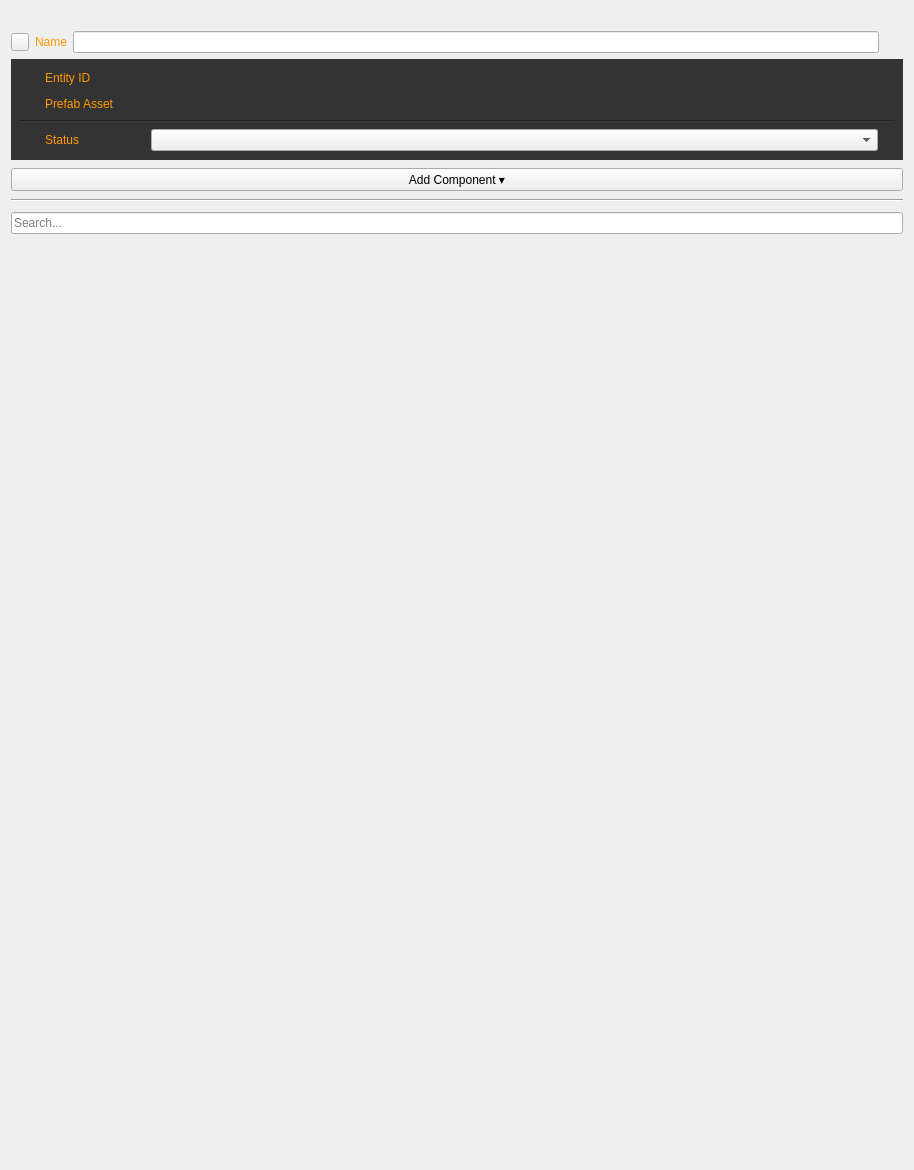
<?xml version="1.0" encoding="UTF-8"?>
<ui version="4.0">
 <class>EntityPropertyEditorUI</class>
 <widget class="QWidget" name="EntityPropertyEditorUI">
  <property name="enabled">
   <bool>true</bool>
  </property>
  <property name="geometry">
   <rect>
    <x>0</x>
    <y>0</y>
    <width>914</width>
    <height>1170</height>
   </rect>
  </property>
  <property name="sizePolicy">
   <sizepolicy hsizetype="Preferred" vsizetype="Expanding">
    <horstretch>0</horstretch>
    <verstretch>0</verstretch>
   </sizepolicy>
  </property>
  <property name="windowTitle">
   <string>Form</string>
  </property>
  <layout class="QVBoxLayout" name="verticalLayout_2">
   <item>
    <layout class="QVBoxLayout" name="verticalLayout">
     <item>
      <widget class="QLabel" name="m_entityDetailsLabel">
       <property name="text">
        <string/>
       </property>
       <property name="wordWrap">
        <bool>true</bool>
       </property>
       <property name="margin">
        <number>4</number>
       </property>
      </widget>
     </item>
     <item>
      <layout class="QGridLayout" name="gridLayout">
       <item row="0" column="0">
        <widget class="AzToolsFramework::IconButton" name="m_entityIcon">
         <property name="minimumSize">
          <size>
           <width>18</width>
           <height>18</height>
          </size>
         </property>
         <property name="maximumSize">
          <size>
           <width>18</width>
           <height>18</height>
          </size>
         </property>
         <property name="toolTip">
          <string>Change entity icon</string>
         </property>
         <property name="styleSheet">
          <string notr="true"/>
         </property>
         <property name="text">
          <string/>
         </property>
         <property name="iconSize">
          <size>
           <width>30</width>
           <height>30</height>
          </size>
         </property>
        </widget>
       </item>
       <item row="0" column="1" colspan="2">
        <layout class="QHBoxLayout" name="horizontalLayout_2" stretch="0,0,0">
         <item>
          <widget class="QLabel" name="m_entityNameLabel">
           <property name="palette">
            <palette>
             <active>
              <colorrole role="WindowText">
               <brush brushstyle="SolidPattern">
                <color alpha="255">
                 <red>255</red>
                 <green>153</green>
                 <blue>0</blue>
                </color>
               </brush>
              </colorrole>
             </active>
             <inactive>
              <colorrole role="WindowText">
               <brush brushstyle="SolidPattern">
                <color alpha="255">
                 <red>255</red>
                 <green>153</green>
                 <blue>0</blue>
                </color>
               </brush>
              </colorrole>
             </inactive>
             <disabled>
              <colorrole role="WindowText">
               <brush brushstyle="SolidPattern">
                <color alpha="255">
                 <red>120</red>
                 <green>120</green>
                 <blue>120</blue>
                </color>
               </brush>
              </colorrole>
             </disabled>
            </palette>
           </property>
           <property name="text">
            <string>Name</string>
           </property>
          </widget>
         </item>
         <item>
          <widget class="QLineEdit" name="m_entityNameEditor">
           <property name="readOnly">
            <bool>false</bool>
           </property>
          </widget>
         </item>
         <item>
          <widget class="QToolButton" name="m_pinButton">
           <property name="minimumSize">
            <size>
             <width>18</width>
             <height>18</height>
            </size>
           </property>
           <property name="maximumSize">
            <size>
             <width>18</width>
             <height>18</height>
            </size>
           </property>
           <property name="toolTip">
            <string>Open pinned inspector</string>
           </property>
           <property name="styleSheet">
            <string notr="true"/>
           </property>
           <property name="text">
            <string/>
           </property>
           <property name="icon">
            <iconset>
             <normaloff>:/PropertyEditor/Resources/pin_button.svg</normaloff>:/PropertyEditor/Resources/pin_button.svg</iconset>
           </property>
           <property name="iconSize">
            <size>
             <width>18</width>
             <height>18</height>
            </size>
           </property>
           <property name="autoRaise">
            <bool>true</bool>
           </property>
          </widget>
         </item>
        </layout>
       </item>
      </layout>
     </item>
     <item>
      <widget class="QWidget" name="m_darkBox" native="true">
       <property name="enabled">
        <bool>true</bool>
       </property>
       <property name="sizePolicy">
        <sizepolicy hsizetype="Preferred" vsizetype="Preferred">
         <horstretch>0</horstretch>
         <verstretch>0</verstretch>
        </sizepolicy>
       </property>
       <property name="minimumSize">
        <size>
         <width>0</width>
         <height>0</height>
        </size>
       </property>
       <property name="maximumSize">
        <size>
         <width>16777215</width>
         <height>16777215</height>
        </size>
       </property>
       <property name="styleSheet">
        <string notr="true">QWidget#m_darkBox { background-color:rgb(51, 51, 51) }</string>
       </property>
       <layout class="QVBoxLayout" name="verticalLayout_4">
        <item>
         <widget class="QWidget" name="m_entityIdWidget" native="true">
          <property name="sizePolicy">
           <sizepolicy hsizetype="Preferred" vsizetype="Preferred">
            <horstretch>0</horstretch>
            <verstretch>0</verstretch>
           </sizepolicy>
          </property>
          <property name="minimumSize">
           <size>
            <width>0</width>
            <height>0</height>
           </size>
          </property>
          <layout class="QHBoxLayout" name="horizontalLayout_5">
           <property name="leftMargin">
            <number>0</number>
           </property>
           <property name="topMargin">
            <number>0</number>
           </property>
           <property name="rightMargin">
            <number>0</number>
           </property>
           <property name="bottomMargin">
            <number>0</number>
           </property>
           <item>
            <spacer name="entityIdSpacer">
             <property name="orientation">
              <enum>Qt::Horizontal</enum>
             </property>
             <property name="sizeType">
              <enum>QSizePolicy::Fixed</enum>
             </property>
             <property name="sizeHint" stdset="0">
              <size>
               <width>25</width>
               <height>20</height>
              </size>
             </property>
            </spacer>
           </item>
           <item>
            <widget class="QLabel" name="m_entityIdLabel">
             <property name="sizePolicy">
              <sizepolicy hsizetype="Fixed" vsizetype="Preferred">
               <horstretch>0</horstretch>
               <verstretch>0</verstretch>
              </sizepolicy>
             </property>
             <property name="minimumSize">
              <size>
               <width>100</width>
               <height>0</height>
              </size>
             </property>
             <property name="maximumSize">
              <size>
               <width>16777215</width>
               <height>16777215</height>
              </size>
             </property>
             <property name="palette">
              <palette>
               <active>
                <colorrole role="WindowText">
                 <brush brushstyle="SolidPattern">
                  <color alpha="255">
                   <red>255</red>
                   <green>153</green>
                   <blue>0</blue>
                  </color>
                 </brush>
                </colorrole>
                <colorrole role="Button">
                 <brush brushstyle="SolidPattern">
                  <color alpha="255">
                   <red>51</red>
                   <green>51</green>
                   <blue>51</blue>
                  </color>
                 </brush>
                </colorrole>
                <colorrole role="Base">
                 <brush brushstyle="SolidPattern">
                  <color alpha="255">
                   <red>51</red>
                   <green>51</green>
                   <blue>51</blue>
                  </color>
                 </brush>
                </colorrole>
                <colorrole role="Window">
                 <brush brushstyle="SolidPattern">
                  <color alpha="255">
                   <red>51</red>
                   <green>51</green>
                   <blue>51</blue>
                  </color>
                 </brush>
                </colorrole>
               </active>
               <inactive>
                <colorrole role="WindowText">
                 <brush brushstyle="SolidPattern">
                  <color alpha="255">
                   <red>255</red>
                   <green>153</green>
                   <blue>0</blue>
                  </color>
                 </brush>
                </colorrole>
                <colorrole role="Button">
                 <brush brushstyle="SolidPattern">
                  <color alpha="255">
                   <red>51</red>
                   <green>51</green>
                   <blue>51</blue>
                  </color>
                 </brush>
                </colorrole>
                <colorrole role="Base">
                 <brush brushstyle="SolidPattern">
                  <color alpha="255">
                   <red>51</red>
                   <green>51</green>
                   <blue>51</blue>
                  </color>
                 </brush>
                </colorrole>
                <colorrole role="Window">
                 <brush brushstyle="SolidPattern">
                  <color alpha="255">
                   <red>51</red>
                   <green>51</green>
                   <blue>51</blue>
                  </color>
                 </brush>
                </colorrole>
               </inactive>
               <disabled>
                <colorrole role="WindowText">
                 <brush brushstyle="SolidPattern">
                  <color alpha="255">
                   <red>120</red>
                   <green>120</green>
                   <blue>120</blue>
                  </color>
                 </brush>
                </colorrole>
                <colorrole role="Button">
                 <brush brushstyle="SolidPattern">
                  <color alpha="255">
                   <red>51</red>
                   <green>51</green>
                   <blue>51</blue>
                  </color>
                 </brush>
                </colorrole>
                <colorrole role="Base">
                 <brush brushstyle="SolidPattern">
                  <color alpha="255">
                   <red>51</red>
                   <green>51</green>
                   <blue>51</blue>
                  </color>
                 </brush>
                </colorrole>
                <colorrole role="Window">
                 <brush brushstyle="SolidPattern">
                  <color alpha="255">
                   <red>51</red>
                   <green>51</green>
                   <blue>51</blue>
                  </color>
                 </brush>
                </colorrole>
               </disabled>
              </palette>
             </property>
             <property name="toolTip">
              <string>ID of entity selected.</string>
             </property>
             <property name="styleSheet">
              <string notr="true">background-color:rgb(51, 51, 51)</string>
             </property>
             <property name="text">
              <string>Entity ID</string>
             </property>
            </widget>
           </item>
           <item>
            <widget class="QLabel" name="m_entityIdText">
             <property name="sizePolicy">
              <sizepolicy hsizetype="Preferred" vsizetype="Preferred">
               <horstretch>1</horstretch>
               <verstretch>0</verstretch>
              </sizepolicy>
             </property>
             <property name="minimumSize">
              <size>
               <width>0</width>
               <height>0</height>
              </size>
             </property>
             <property name="maximumSize">
              <size>
               <width>16777215</width>
               <height>16777215</height>
              </size>
             </property>
             <property name="palette">
              <palette>
               <active>
                <colorrole role="WindowText">
                 <brush brushstyle="SolidPattern">
                  <color alpha="255">
                   <red>255</red>
                   <green>153</green>
                   <blue>0</blue>
                  </color>
                 </brush>
                </colorrole>
                <colorrole role="Button">
                 <brush brushstyle="SolidPattern">
                  <color alpha="255">
                   <red>51</red>
                   <green>51</green>
                   <blue>51</blue>
                  </color>
                 </brush>
                </colorrole>
                <colorrole role="Base">
                 <brush brushstyle="SolidPattern">
                  <color alpha="255">
                   <red>51</red>
                   <green>51</green>
                   <blue>51</blue>
                  </color>
                 </brush>
                </colorrole>
                <colorrole role="Window">
                 <brush brushstyle="SolidPattern">
                  <color alpha="255">
                   <red>51</red>
                   <green>51</green>
                   <blue>51</blue>
                  </color>
                 </brush>
                </colorrole>
               </active>
               <inactive>
                <colorrole role="WindowText">
                 <brush brushstyle="SolidPattern">
                  <color alpha="255">
                   <red>255</red>
                   <green>153</green>
                   <blue>0</blue>
                  </color>
                 </brush>
                </colorrole>
                <colorrole role="Button">
                 <brush brushstyle="SolidPattern">
                  <color alpha="255">
                   <red>51</red>
                   <green>51</green>
                   <blue>51</blue>
                  </color>
                 </brush>
                </colorrole>
                <colorrole role="Base">
                 <brush brushstyle="SolidPattern">
                  <color alpha="255">
                   <red>51</red>
                   <green>51</green>
                   <blue>51</blue>
                  </color>
                 </brush>
                </colorrole>
                <colorrole role="Window">
                 <brush brushstyle="SolidPattern">
                  <color alpha="255">
                   <red>51</red>
                   <green>51</green>
                   <blue>51</blue>
                  </color>
                 </brush>
                </colorrole>
               </inactive>
               <disabled>
                <colorrole role="WindowText">
                 <brush brushstyle="SolidPattern">
                  <color alpha="255">
                   <red>120</red>
                   <green>120</green>
                   <blue>120</blue>
                  </color>
                 </brush>
                </colorrole>
                <colorrole role="Button">
                 <brush brushstyle="SolidPattern">
                  <color alpha="255">
                   <red>51</red>
                   <green>51</green>
                   <blue>51</blue>
                  </color>
                 </brush>
                </colorrole>
                <colorrole role="Base">
                 <brush brushstyle="SolidPattern">
                  <color alpha="255">
                   <red>51</red>
                   <green>51</green>
                   <blue>51</blue>
                  </color>
                 </brush>
                </colorrole>
                <colorrole role="Window">
                 <brush brushstyle="SolidPattern">
                  <color alpha="255">
                   <red>51</red>
                   <green>51</green>
                   <blue>51</blue>
                  </color>
                 </brush>
                </colorrole>
               </disabled>
              </palette>
             </property>
             <property name="cursor">
              <cursorShape>IBeamCursor</cursorShape>
             </property>
             <property name="contextMenuPolicy">
              <enum>Qt::DefaultContextMenu</enum>
             </property>
             <property name="toolTip">
              <string/>
             </property>
             <property name="styleSheet">
              <string notr="true">background-color:rgb(51, 51, 51)</string>
             </property>
             <property name="text">
              <string/>
             </property>
             <property name="textInteractionFlags">
              <set>Qt::TextSelectableByMouse</set>
             </property>
            </widget>
           </item>
           <item>
            <spacer name="horizontalSpacer_9">
             <property name="orientation">
              <enum>Qt::Horizontal</enum>
             </property>
             <property name="sizeType">
              <enum>QSizePolicy::Fixed</enum>
             </property>
             <property name="sizeHint" stdset="0">
              <size>
               <width>16</width>
               <height>20</height>
              </size>
             </property>
            </spacer>
           </item>
          </layout>
         </widget>
        </item>
        <item>
         <widget class="QWidget" name="m_prefabContainerWidget" native="true">
          <property name="sizePolicy">
           <sizepolicy hsizetype="Preferred" vsizetype="Preferred">
            <horstretch>0</horstretch>
            <verstretch>0</verstretch>
           </sizepolicy>
          </property>
          <property name="minimumSize">
           <size>
            <width>0</width>
            <height>0</height>
           </size>
          </property>
          <layout class="QHBoxLayout" name="horizontalLayout_7">
           <property name="leftMargin">
            <number>0</number>
           </property>
           <property name="topMargin">
            <number>0</number>
           </property>
           <property name="rightMargin">
            <number>0</number>
           </property>
           <property name="bottomMargin">
            <number>0</number>
           </property>
           <item>
            <spacer name="entityIdSpacer_3">
             <property name="orientation">
              <enum>Qt::Horizontal</enum>
             </property>
             <property name="sizeType">
              <enum>QSizePolicy::Fixed</enum>
             </property>
             <property name="sizeHint" stdset="0">
              <size>
               <width>25</width>
               <height>20</height>
              </size>
             </property>
            </spacer>
           </item>
           <item>
            <widget class="QLabel" name="m_prefabContainerLabel">
             <property name="sizePolicy">
              <sizepolicy hsizetype="Fixed" vsizetype="Preferred">
               <horstretch>0</horstretch>
               <verstretch>0</verstretch>
              </sizepolicy>
             </property>
             <property name="minimumSize">
              <size>
               <width>100</width>
               <height>0</height>
              </size>
             </property>
             <property name="maximumSize">
              <size>
               <width>16777215</width>
               <height>16777215</height>
              </size>
             </property>
             <property name="palette">
              <palette>
               <active>
                <colorrole role="WindowText">
                 <brush brushstyle="SolidPattern">
                  <color alpha="255">
                   <red>255</red>
                   <green>153</green>
                   <blue>0</blue>
                  </color>
                 </brush>
                </colorrole>
                <colorrole role="Button">
                 <brush brushstyle="SolidPattern">
                  <color alpha="255">
                   <red>51</red>
                   <green>51</green>
                   <blue>51</blue>
                  </color>
                 </brush>
                </colorrole>
                <colorrole role="Base">
                 <brush brushstyle="SolidPattern">
                  <color alpha="255">
                   <red>51</red>
                   <green>51</green>
                   <blue>51</blue>
                  </color>
                 </brush>
                </colorrole>
                <colorrole role="Window">
                 <brush brushstyle="SolidPattern">
                  <color alpha="255">
                   <red>51</red>
                   <green>51</green>
                   <blue>51</blue>
                  </color>
                 </brush>
                </colorrole>
               </active>
               <inactive>
                <colorrole role="WindowText">
                 <brush brushstyle="SolidPattern">
                  <color alpha="255">
                   <red>255</red>
                   <green>153</green>
                   <blue>0</blue>
                  </color>
                 </brush>
                </colorrole>
                <colorrole role="Button">
                 <brush brushstyle="SolidPattern">
                  <color alpha="255">
                   <red>51</red>
                   <green>51</green>
                   <blue>51</blue>
                  </color>
                 </brush>
                </colorrole>
                <colorrole role="Base">
                 <brush brushstyle="SolidPattern">
                  <color alpha="255">
                   <red>51</red>
                   <green>51</green>
                   <blue>51</blue>
                  </color>
                 </brush>
                </colorrole>
                <colorrole role="Window">
                 <brush brushstyle="SolidPattern">
                  <color alpha="255">
                   <red>51</red>
                   <green>51</green>
                   <blue>51</blue>
                  </color>
                 </brush>
                </colorrole>
               </inactive>
               <disabled>
                <colorrole role="WindowText">
                 <brush brushstyle="SolidPattern">
                  <color alpha="255">
                   <red>120</red>
                   <green>120</green>
                   <blue>120</blue>
                  </color>
                 </brush>
                </colorrole>
                <colorrole role="Button">
                 <brush brushstyle="SolidPattern">
                  <color alpha="255">
                   <red>51</red>
                   <green>51</green>
                   <blue>51</blue>
                  </color>
                 </brush>
                </colorrole>
                <colorrole role="Base">
                 <brush brushstyle="SolidPattern">
                  <color alpha="255">
                   <red>51</red>
                   <green>51</green>
                   <blue>51</blue>
                  </color>
                 </brush>
                </colorrole>
                <colorrole role="Window">
                 <brush brushstyle="SolidPattern">
                  <color alpha="255">
                   <red>51</red>
                   <green>51</green>
                   <blue>51</blue>
                  </color>
                 </brush>
                </colorrole>
               </disabled>
              </palette>
             </property>
             <property name="toolTip">
              <string>Prefab Asset File Used for This Prefab</string>
             </property>
             <property name="styleSheet">
              <string notr="true">background-color:rgb(51, 51, 51)</string>
             </property>
             <property name="text">
              <string>Prefab Asset</string>
             </property>
            </widget>
           </item>
           <item>
            <widget class="AzQtComponents::ElidingLabel" name="m_prefabContainerText">
             <property name="sizePolicy">
              <sizepolicy hsizetype="Preferred" vsizetype="Preferred">
               <horstretch>1</horstretch>
               <verstretch>0</verstretch>
              </sizepolicy>
             </property>
             <property name="minimumSize">
              <size>
               <width>0</width>
               <height>0</height>
              </size>
             </property>
             <property name="maximumSize">
              <size>
               <width>16777215</width>
               <height>16777215</height>
              </size>
             </property>
             <property name="palette">
              <palette>
               <active>
                <colorrole role="WindowText">
                 <brush brushstyle="SolidPattern">
                  <color alpha="255">
                   <red>255</red>
                   <green>153</green>
                   <blue>0</blue>
                  </color>
                 </brush>
                </colorrole>
                <colorrole role="Button">
                 <brush brushstyle="SolidPattern">
                  <color alpha="255">
                   <red>51</red>
                   <green>51</green>
                   <blue>51</blue>
                  </color>
                 </brush>
                </colorrole>
                <colorrole role="Base">
                 <brush brushstyle="SolidPattern">
                  <color alpha="255">
                   <red>51</red>
                   <green>51</green>
                   <blue>51</blue>
                  </color>
                 </brush>
                </colorrole>
                <colorrole role="Window">
                 <brush brushstyle="SolidPattern">
                  <color alpha="255">
                   <red>51</red>
                   <green>51</green>
                   <blue>51</blue>
                  </color>
                 </brush>
                </colorrole>
               </active>
               <inactive>
                <colorrole role="WindowText">
                 <brush brushstyle="SolidPattern">
                  <color alpha="255">
                   <red>255</red>
                   <green>153</green>
                   <blue>0</blue>
                  </color>
                 </brush>
                </colorrole>
                <colorrole role="Button">
                 <brush brushstyle="SolidPattern">
                  <color alpha="255">
                   <red>51</red>
                   <green>51</green>
                   <blue>51</blue>
                  </color>
                 </brush>
                </colorrole>
                <colorrole role="Base">
                 <brush brushstyle="SolidPattern">
                  <color alpha="255">
                   <red>51</red>
                   <green>51</green>
                   <blue>51</blue>
                  </color>
                 </brush>
                </colorrole>
                <colorrole role="Window">
                 <brush brushstyle="SolidPattern">
                  <color alpha="255">
                   <red>51</red>
                   <green>51</green>
                   <blue>51</blue>
                  </color>
                 </brush>
                </colorrole>
               </inactive>
               <disabled>
                <colorrole role="WindowText">
                 <brush brushstyle="SolidPattern">
                  <color alpha="255">
                   <red>120</red>
                   <green>120</green>
                   <blue>120</blue>
                  </color>
                 </brush>
                </colorrole>
                <colorrole role="Button">
                 <brush brushstyle="SolidPattern">
                  <color alpha="255">
                   <red>51</red>
                   <green>51</green>
                   <blue>51</blue>
                  </color>
                 </brush>
                </colorrole>
                <colorrole role="Base">
                 <brush brushstyle="SolidPattern">
                  <color alpha="255">
                   <red>51</red>
                   <green>51</green>
                   <blue>51</blue>
                  </color>
                 </brush>
                </colorrole>
                <colorrole role="Window">
                 <brush brushstyle="SolidPattern">
                  <color alpha="255">
                   <red>51</red>
                   <green>51</green>
                   <blue>51</blue>
                  </color>
                 </brush>
                </colorrole>
               </disabled>
              </palette>
             </property>
             <property name="cursor">
              <cursorShape>IBeamCursor</cursorShape>
             </property>
             <property name="contextMenuPolicy">
              <enum>Qt::DefaultContextMenu</enum>
             </property>
             <property name="toolTip">
              <string/>
             </property>
             <property name="styleSheet">
              <string notr="true">background-color:rgb(51, 51, 51)</string>
             </property>
             <property name="text">
              <string/>
             </property>
             <property name="textInteractionFlags">
              <set>Qt::TextSelectableByMouse</set>
             </property>
            </widget>
           </item>
           <item>
            <spacer name="horizontalSpacer_11">
             <property name="orientation">
              <enum>Qt::Horizontal</enum>
             </property>
             <property name="sizeType">
              <enum>QSizePolicy::Fixed</enum>
             </property>
             <property name="sizeHint" stdset="0">
              <size>
               <width>16</width>
               <height>20</height>
              </size>
             </property>
            </spacer>
           </item>
          </layout>
         </widget>
        </item>
        <item>
         <widget class="Line" name="line_2">
          <property name="sizePolicy">
           <sizepolicy hsizetype="Minimum" vsizetype="Preferred">
            <horstretch>0</horstretch>
            <verstretch>0</verstretch>
           </sizepolicy>
          </property>
          <property name="styleSheet">
           <string notr="true">background-color:rgb(51, 51, 51)</string>
          </property>
          <property name="frameShadow">
           <enum>QFrame::Sunken</enum>
          </property>
          <property name="orientation">
           <enum>Qt::Horizontal</enum>
          </property>
         </widget>
        </item>
        <item>
         <widget class="QWidget" name="m_statusWidget" native="true">
          <property name="sizePolicy">
           <sizepolicy hsizetype="Preferred" vsizetype="Preferred">
            <horstretch>0</horstretch>
            <verstretch>0</verstretch>
           </sizepolicy>
          </property>
          <property name="minimumSize">
           <size>
            <width>0</width>
            <height>0</height>
           </size>
          </property>
          <property name="cursor">
           <cursorShape>ArrowCursor</cursorShape>
          </property>
          <layout class="QHBoxLayout" name="horizontalLayout_4">
           <property name="leftMargin">
            <number>0</number>
           </property>
           <property name="topMargin">
            <number>0</number>
           </property>
           <property name="rightMargin">
            <number>0</number>
           </property>
           <property name="bottomMargin">
            <number>0</number>
           </property>
           <item>
            <spacer name="statusSpacer">
             <property name="orientation">
              <enum>Qt::Horizontal</enum>
             </property>
             <property name="sizeType">
              <enum>QSizePolicy::Fixed</enum>
             </property>
             <property name="sizeHint" stdset="0">
              <size>
               <width>25</width>
               <height>20</height>
              </size>
             </property>
            </spacer>
           </item>
           <item>
            <widget class="QLabel" name="m_statusLabel">
             <property name="sizePolicy">
              <sizepolicy hsizetype="Fixed" vsizetype="Preferred">
               <horstretch>0</horstretch>
               <verstretch>0</verstretch>
              </sizepolicy>
             </property>
             <property name="minimumSize">
              <size>
               <width>100</width>
               <height>0</height>
              </size>
             </property>
             <property name="palette">
              <palette>
               <active>
                <colorrole role="WindowText">
                 <brush brushstyle="SolidPattern">
                  <color alpha="255">
                   <red>255</red>
                   <green>153</green>
                   <blue>0</blue>
                  </color>
                 </brush>
                </colorrole>
                <colorrole role="Button">
                 <brush brushstyle="SolidPattern">
                  <color alpha="255">
                   <red>51</red>
                   <green>51</green>
                   <blue>51</blue>
                  </color>
                 </brush>
                </colorrole>
                <colorrole role="Base">
                 <brush brushstyle="SolidPattern">
                  <color alpha="255">
                   <red>51</red>
                   <green>51</green>
                   <blue>51</blue>
                  </color>
                 </brush>
                </colorrole>
                <colorrole role="Window">
                 <brush brushstyle="SolidPattern">
                  <color alpha="255">
                   <red>51</red>
                   <green>51</green>
                   <blue>51</blue>
                  </color>
                 </brush>
                </colorrole>
               </active>
               <inactive>
                <colorrole role="WindowText">
                 <brush brushstyle="SolidPattern">
                  <color alpha="255">
                   <red>255</red>
                   <green>153</green>
                   <blue>0</blue>
                  </color>
                 </brush>
                </colorrole>
                <colorrole role="Button">
                 <brush brushstyle="SolidPattern">
                  <color alpha="255">
                   <red>51</red>
                   <green>51</green>
                   <blue>51</blue>
                  </color>
                 </brush>
                </colorrole>
                <colorrole role="Base">
                 <brush brushstyle="SolidPattern">
                  <color alpha="255">
                   <red>51</red>
                   <green>51</green>
                   <blue>51</blue>
                  </color>
                 </brush>
                </colorrole>
                <colorrole role="Window">
                 <brush brushstyle="SolidPattern">
                  <color alpha="255">
                   <red>51</red>
                   <green>51</green>
                   <blue>51</blue>
                  </color>
                 </brush>
                </colorrole>
               </inactive>
               <disabled>
                <colorrole role="WindowText">
                 <brush brushstyle="SolidPattern">
                  <color alpha="255">
                   <red>120</red>
                   <green>120</green>
                   <blue>120</blue>
                  </color>
                 </brush>
                </colorrole>
                <colorrole role="Button">
                 <brush brushstyle="SolidPattern">
                  <color alpha="255">
                   <red>51</red>
                   <green>51</green>
                   <blue>51</blue>
                  </color>
                 </brush>
                </colorrole>
                <colorrole role="Base">
                 <brush brushstyle="SolidPattern">
                  <color alpha="255">
                   <red>51</red>
                   <green>51</green>
                   <blue>51</blue>
                  </color>
                 </brush>
                </colorrole>
                <colorrole role="Window">
                 <brush brushstyle="SolidPattern">
                  <color alpha="255">
                   <red>51</red>
                   <green>51</green>
                   <blue>51</blue>
                  </color>
                 </brush>
                </colorrole>
               </disabled>
              </palette>
             </property>
             <property name="toolTip">
              <string>&lt;!DOCTYPE HTML PUBLIC &quot;-//W3C//DTD HTML 4.0//EN&quot; &quot;http://www.w3.org/TR/REC-html40/strict.dtd&quot;&gt;
&lt;html&gt;&lt;head&gt;&lt;meta name=&quot;qrichtext&quot; content=&quot;1&quot; /&gt;&lt;style type=&quot;text/css&quot;&gt;
p, li { white-space: pre-wrap; }
&lt;/style&gt;&lt;/head&gt;&lt;body style=&quot; font-family:'Sans Serif'; font-size:9pt; font-weight:400; font-style:normal;&quot;&gt;
&lt;p style=&quot; margin-top:0px; margin-bottom:0px; margin-left:0px; margin-right:0px; -qt-block-indent:0; text-indent:0px;&quot;&gt;Controls where the entity exists&lt;/p&gt;
&lt;ul style=&quot;margin-top: 0px; margin-bottom: 0px; margin-left: 0px; margin-right: 0px; -qt-list-indent: 1;&quot;&gt;&lt;li style=&quot;&quot; style=&quot; margin-top:12px; margin-bottom:12px; margin-left:0px; margin-right:0px; -qt-block-indent:0; text-indent:0px;&quot;&gt;&lt;span style=&quot; font-weight:600;&quot;&gt;Universal&lt;/span&gt; - This entity exists in the Editor and also gets exported to exist in the standalone game runtime and &amp;quot;Run In Editor&amp;quot; mode (Ctrl-G).&lt;/li&gt;
&lt;li style=&quot;&quot; style=&quot; margin-top:12px; margin-bottom:12px; margin-left:0px; margin-right:0px; -qt-block-indent:0; text-indent:0px;&quot;&gt;&lt;span style=&quot; font-weight:600;&quot;&gt;Editor Only&lt;/span&gt; - This entity exists in the Editor only.  &amp;quot;Run In Editor&amp;quot; mode (Ctrl-G) and the standalone game runtime will not contain this entity, but will still contain its children, as if they were parented to this entity's parent.&lt;/li&gt;&lt;/ul&gt;&lt;/body&gt;&lt;/html&gt;</string>
             </property>
             <property name="styleSheet">
              <string notr="true">background-color:rgb(51, 51, 51)</string>
             </property>
             <property name="text">
              <string>Status</string>
             </property>
            </widget>
           </item>
           <item>
            <widget class="StatusComboBox" name="m_statusComboBox">
             <property name="sizePolicy">
              <sizepolicy hsizetype="Preferred" vsizetype="Fixed">
               <horstretch>1</horstretch>
               <verstretch>0</verstretch>
              </sizepolicy>
             </property>
             <property name="focusPolicy">
              <enum>Qt::StrongFocus</enum>
             </property>
            </widget>
           </item>
           <item>
            <spacer name="horizontalSpacer_3">
             <property name="orientation">
              <enum>Qt::Horizontal</enum>
             </property>
             <property name="sizeType">
              <enum>QSizePolicy::Fixed</enum>
             </property>
             <property name="sizeHint" stdset="0">
              <size>
               <width>16</width>
               <height>20</height>
              </size>
             </property>
            </spacer>
           </item>
          </layout>
         </widget>
        </item>
       </layout>
      </widget>
     </item>
     <item>
      <layout class="QHBoxLayout" name="horizontalLayout">
       <property name="leftMargin">
        <number>0</number>
       </property>
       <property name="topMargin">
        <number>2</number>
       </property>
       <property name="bottomMargin">
        <number>2</number>
       </property>
       <item>
        <widget class="QPushButton" name="m_addComponentButton">
         <property name="text">
          <string>Add Component ▾</string>
         </property>
        </widget>
       </item>
      </layout>
     </item>
     <item>
      <widget class="Line" name="line">
       <property name="orientation">
        <enum>Qt::Horizontal</enum>
       </property>
      </widget>
     </item>
     <item>
      <layout class="QHBoxLayout" name="m_horizontalLayout_search">
       <property name="spacing">
        <number>0</number>
       </property>
       <property name="topMargin">
        <number>4</number>
       </property>
       <property name="bottomMargin">
        <number>4</number>
       </property>
       <item>
        <widget class="QLineEdit" name="m_entitySearchBox">
         <property name="placeholderText">
          <string>Search...</string>
         </property>
        </widget>
       </item>
      </layout>
     </item>
     <item>
      <widget class="QScrollArea" name="m_componentList">
       <property name="focusPolicy">
        <enum>Qt::ClickFocus</enum>
       </property>
       <property name="frameShape">
        <enum>QFrame::NoFrame</enum>
       </property>
       <property name="frameShadow">
        <enum>QFrame::Plain</enum>
       </property>
       <property name="lineWidth">
        <number>0</number>
       </property>
       <property name="widgetResizable">
        <bool>true</bool>
       </property>
       <widget class="QWidget" name="m_componentListContents">
        <property name="geometry">
         <rect>
          <x>0</x>
          <y>0</y>
          <width>894</width>
          <height>902</height>
         </rect>
        </property>
        <property name="sizePolicy">
         <sizepolicy hsizetype="Preferred" vsizetype="Expanding">
          <horstretch>0</horstretch>
          <verstretch>0</verstretch>
         </sizepolicy>
        </property>
        <layout class="QVBoxLayout" name="verticalLayout_3">
         <property name="spacing">
          <number>0</number>
         </property>
         <property name="leftMargin">
          <number>0</number>
         </property>
         <property name="topMargin">
          <number>0</number>
         </property>
         <property name="rightMargin">
          <number>0</number>
         </property>
         <property name="bottomMargin">
          <number>0</number>
         </property>
        </layout>
       </widget>
      </widget>
     </item>
    </layout>
   </item>
  </layout>
 </widget>
 <customwidgets>
  <customwidget>
   <class>AzToolsFramework::IconButton</class>
   <extends>QPushButton</extends>
   <header>AzToolsFramework/UI/UICore/IconButton.hxx</header>
  </customwidget>
  <customwidget>
   <class>StatusComboBox</class>
   <extends>QComboBox</extends>
   <header>AzToolsFramework/UI/PropertyEditor/EntityPropertyEditor.hxx</header>
  </customwidget>
  <customwidget>
   <class>AzQtComponents::ElidingLabel</class>
   <extends>QLabel</extends>
   <header location="global">AzQtComponents/Components/Widgets/ElidingLabel.h</header>
  </customwidget>
 </customwidgets>
 <resources/>
 <connections/>
</ui>
